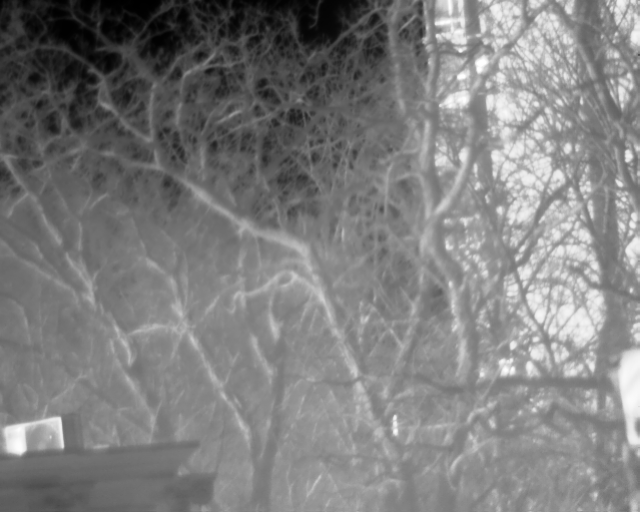
%> input picture 20250113/Infrared_Image_Algorithm/csdn-引导滤波-MyCode/场景6-ADPHE.png, 640 x 512 px
$ octave sonw_block.m   (GNU Octave 9; MATLAB toolbox functions it lacks are replaced by stand-ins)
%> lines starting %> are read from the running program, lines starting %| are printed output that depends on the picture
### 20250113/Infrared_Image_Algorithm/csdn-引导滤波-MyCode/guidedfilter_mean.m
function [q ,cof ,e] = guidedfilter_mean(I, p, r, eps)

%   - guidance image: I (should be a gray-scale/single channel image)
%   - filtering input image: p (should be a gray-scale/single channel image)
%   - local window radius: r
%   - regularization parameter: eps

    [hei, wid] = size(I);
    N = meanfilter(ones(hei, wid), r);

    mean_I = meanfilter(I, r) ./ N;
    mean_p = meanfilter(p, r) ./ N;
    mean_Ip = meanfilter(I.*p, r) ./ N;
    % this is the covariance of (I, p) in each local patch.
    cov_Ip = mean_Ip - mean_I .* mean_p;

    mean_II = meanfilter(I.*I, r) ./ N;
    var_I = mean_II - mean_I .* mean_I;

    a = cov_Ip ./ (var_I + eps);
    b = mean_p - a .* mean_I;

    mean_a = meanfilter(a, r) ./ N;
    mean_b = meanfilter(b, r) ./ N;

    mean_a_4096 = mean_a * 4096;
    mean_a_4096_max =  max(max(mean_a_4096));
    mean_a_4096_min =  min(min(mean_a_4096));
    disp("max = " + mean_a_4096_max);
    disp("min = " + mean_a_4096_min);

    q = mean_a .* I + mean_b;
    cof = mean_a;
end


function imDst = meanfilter(imSrc, r)

    % 创建3x3的均值滤波器
    mean_filter = ones(3, 3) / 9;

    % 使用imfilter函数进行均值滤波
    imDst = imfilter(imSrc, mean_filter);

end

### 20250113/Infrared_Image_Algorithm/csdn-引导滤波-MyCode/sonw_block.m
%I = double(imread('cat.bmp'));
I = double(imread('场景6-ADPHE.png'));
%> I: size 512x640 double; min 0, max 255, mean 126.1; mean of the top-left, top-right, bottom-left and bottom-right quarters 74.6, 144.3, 132.4, 153
p = I;
windows_size = 5;
disp("windows_size = " + windows_size);
r = floor((windows_size -1)/2); % try r=2, 4, or 8
disp("radius = " + r);
eps = 10; % try eps=0.1^2, 0.2^2, 0.4^2

[result_image,~] =guidedfilter_mean(I, p, r, eps);
%> call 4 of meanfilter, with r = 2
%> in meanfilter (call 4), `imDst = imfilter(imSrc, mean_filter);`:
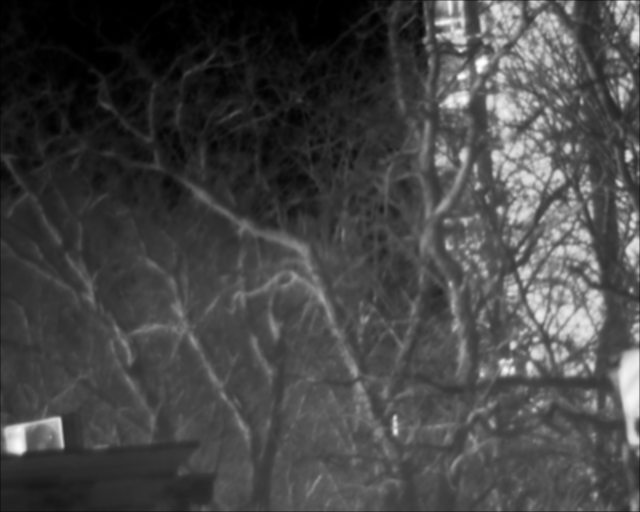
%> imDst: size 512x640 double; min 0, max 65025, mean 17888.3; drawn with min black and max white
%> in guidedfilter_mean, `cov_Ip = mean_Ip - mean_I .* mean_p;`:
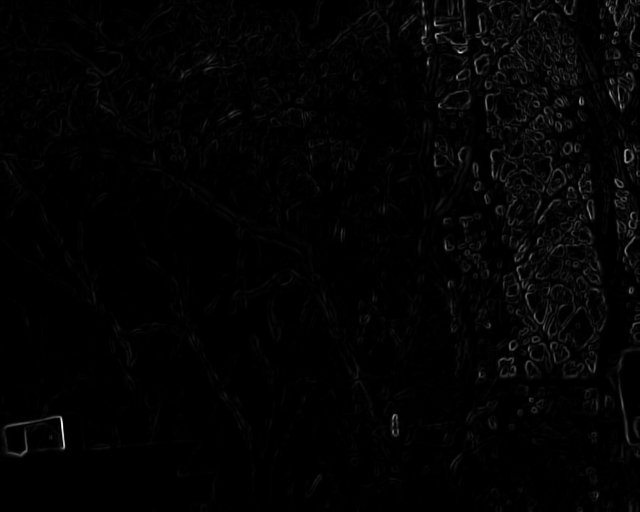
%> cov_Ip: size 512x640 double; min -7.28e-12, max 2330.2, mean 33.4; drawn with min black and max white
%> in guidedfilter_mean, `a = cov_Ip ./ (var_I + eps);`:
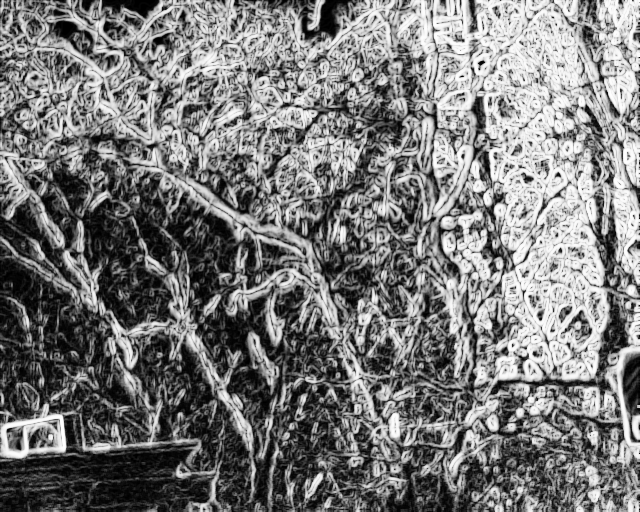
%> a: size 512x640 double; min -7.28e-13, max 0.996, mean 0.477; drawn with min black and max white
%> in guidedfilter_mean, `b = mean_p - a .* mean_I;`:
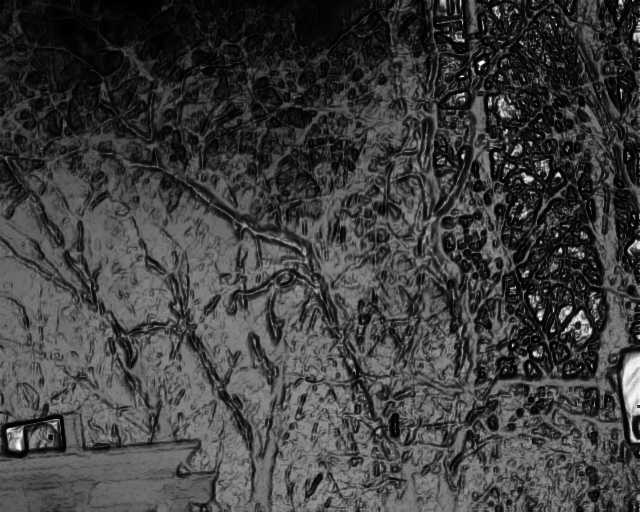
%> b: size 512x640 double; min 0, max 255, mean 63.1
%> call 6 of meanfilter, with r = 2
%> in meanfilter (call 6), `imDst = imfilter(imSrc, mean_filter);`:
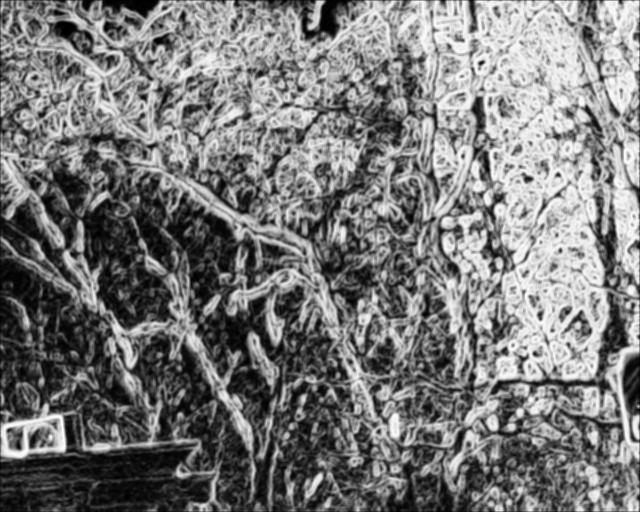
%> imDst: size 512x640 double; min 0, max 0.99, mean 0.476
%> in guidedfilter_mean, `mean_a_4096_max =  max(max(mean_a_4096));`: mean_a_4096_max = 4056.2
%> in guidedfilter_mean, `mean_a_4096_min =  min(min(mean_a_4096));`: mean_a_4096_min = 0
%| max = 4056.2257
%| min = 0

input_image = uint8(round(I));
%> input_image is the input picture: size 512x640 uint8; min 0, max 255, mean 126.1
base_image = uint8(round(result_image));
subplot(121), imshow(input_image);
subplot(122), imshow(base_image);

%保存raw图
fileID = fopen('D:\Document\均值相差500+图像数据\test\1.raw', 'wb');
fwrite(fileID, result_image, 'uint16'); % 根据实际数据类型调整
fclose(fileID);

$ run again, with 20250113/Infrared_Image_Algorithm/csdn-引导滤波-MyCode/场景1-ADPHE.png copied over 20250113/Infrared_Image_Algorithm/csdn-引导滤波-MyCode/场景6-ADPHE.png
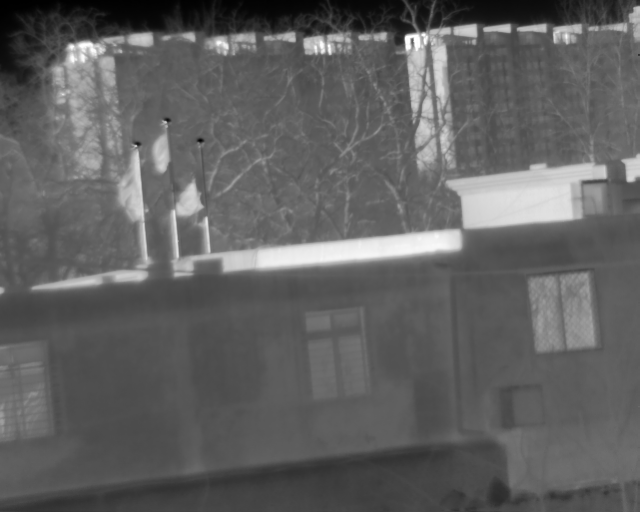
%> input picture 20250113/Infrared_Image_Algorithm/csdn-引导滤波-MyCode/场景1-ADPHE.png, 640 x 512 px
%> in guidedfilter_mean, `cov_Ip = mean_Ip - mean_I .* mean_p;`:
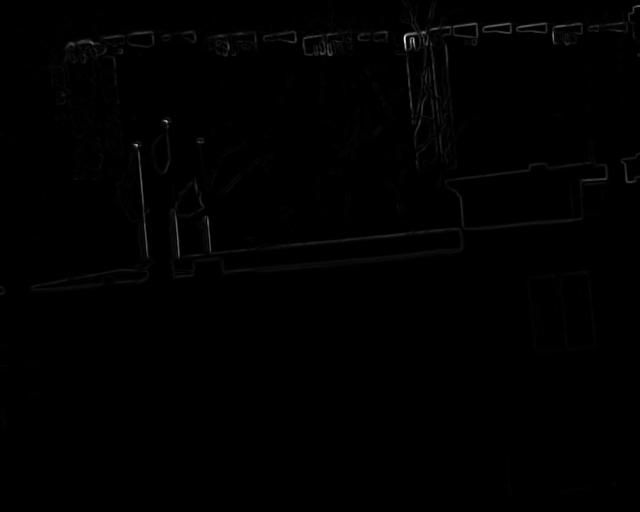
%> cov_Ip: size 512x640 double; min -3.64e-12, max 5610.4, mean 26.2; drawn with min black and max white
%> in meanfilter (call 6), `imDst = imfilter(imSrc, mean_filter);`:
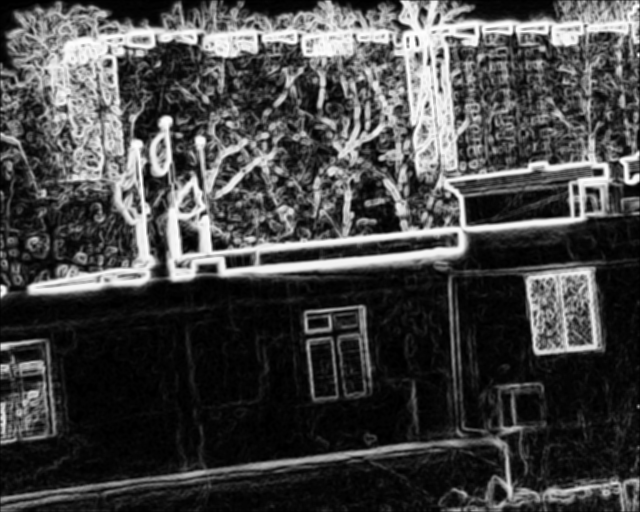
%> imDst: size 512x640 double; min -1.82e-13, max 0.996, mean 0.272; drawn with min black and max white
%> mean_a_4096_max = 4078
%> mean_a_4096_min = -7.45e-10
%| max = 4078.0399
%| min = -7.4506e-10
%> input_image is the input picture: size 512x640 uint8; min 0, max 255, mean 96.8

$ run again, with 20250113/Infrared_Image_Algorithm/csdn-引导滤波-MyCode/场景2-ADPHE.png copied over 20250113/Infrared_Image_Algorithm/csdn-引导滤波-MyCode/场景6-ADPHE.png
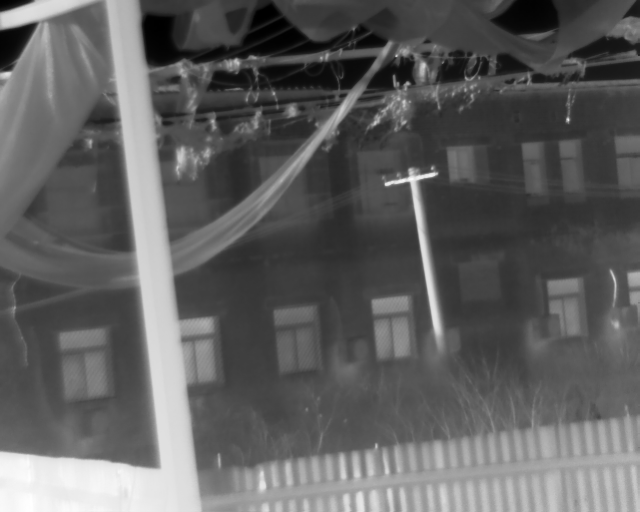
%> input picture 20250113/Infrared_Image_Algorithm/csdn-引导滤波-MyCode/场景2-ADPHE.png, 640 x 512 px
%> in guidedfilter_mean, `cov_Ip = mean_Ip - mean_I .* mean_p;`:
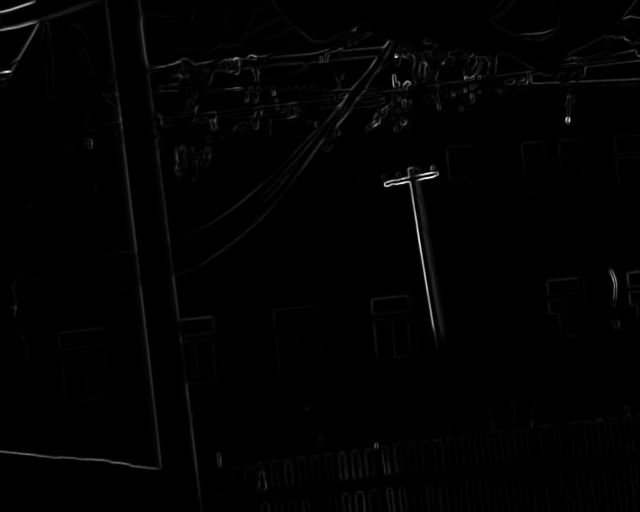
%> cov_Ip: size 512x640 double; min -1.46e-11, max 3256.7, mean 29.2; drawn with min black and max white
%> in meanfilter (call 6), `imDst = imfilter(imSrc, mean_filter);`:
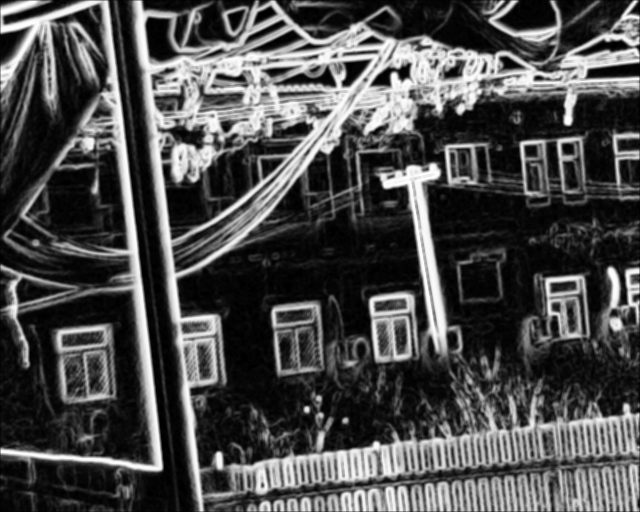
%> imDst: size 512x640 double; min -3.64e-13, max 0.994, mean 0.298; drawn with min black and max white
%> mean_a_4096_max = 4071.8
%> mean_a_4096_min = -1.49e-09
%| max = 4071.7796
%| min = -1.4901e-09
%> input_image is the input picture: size 512x640 uint8; min 0, max 255, mean 95.7

$ run again, with 20250113/Infrared_Image_Algorithm/csdn-引导滤波-MyCode/场景3-ADPHE.png copied over 20250113/Infrared_Image_Algorithm/csdn-引导滤波-MyCode/场景6-ADPHE.png
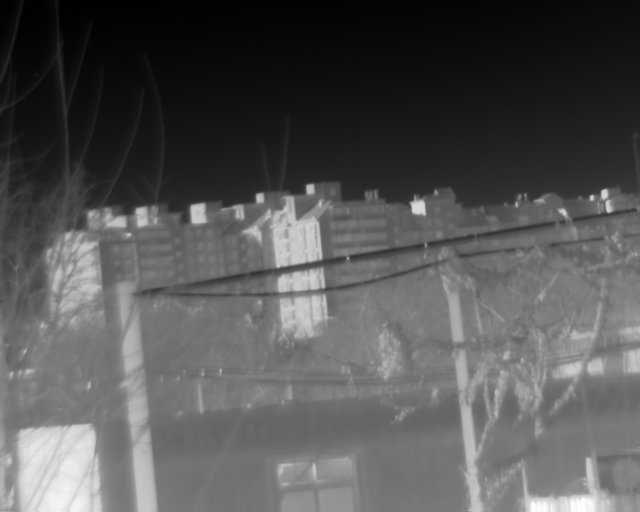
%> input picture 20250113/Infrared_Image_Algorithm/csdn-引导滤波-MyCode/场景3-ADPHE.png, 640 x 512 px
%> in guidedfilter_mean, `a = cov_Ip ./ (var_I + eps);`:
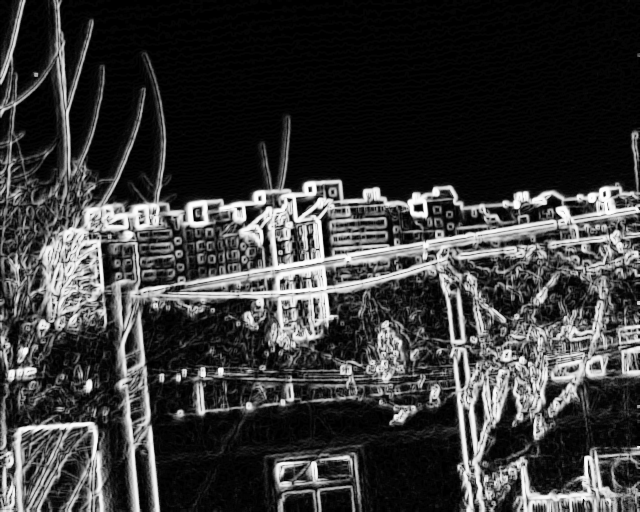
%> a: size 512x640 double; min -7.28e-13, max 0.996, mean 0.228; drawn with min black and max white
%> in guidedfilter_mean, `b = mean_p - a .* mean_I;`:
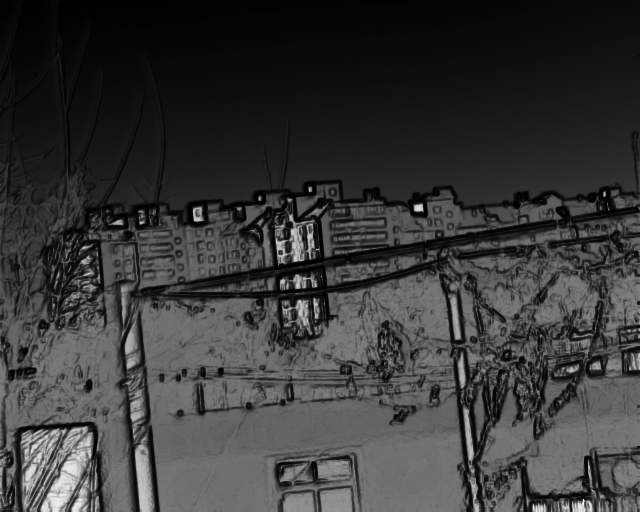
%> b: size 512x640 double; min 0, max 249.1, mean 57
%> mean_a_4096_max = 4061.8
%> mean_a_4096_min = -9.31e-11
%| max = 4061.7663
%| min = -9.3132e-11
%> input_image is the input picture: size 512x640 uint8; min 0, max 255, mean 84.7
